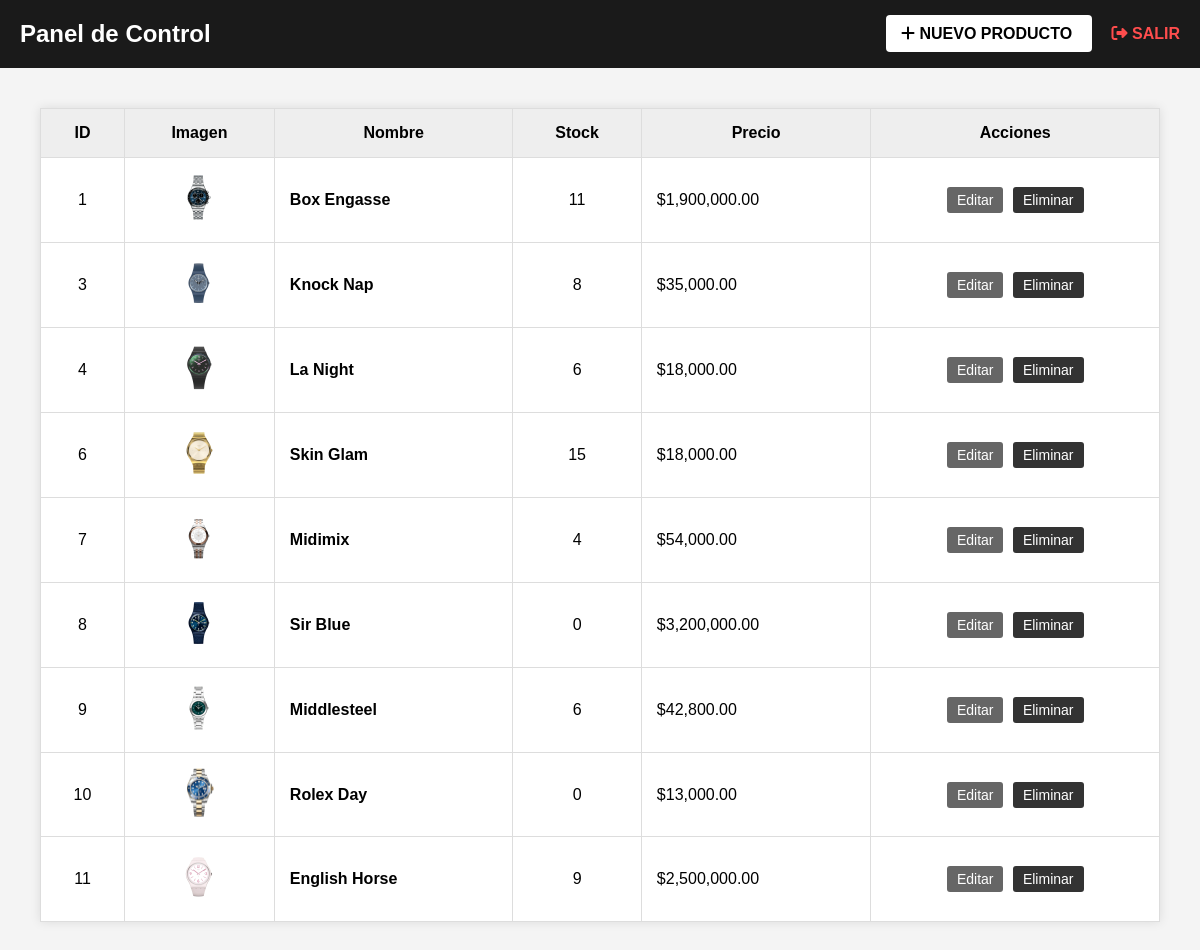
The app's page /LOGINREGISTER/admin.php (signed in) with its own data.
### tables this page shows
CREATE TABLE `productos` (
  `id` int(11) NOT NULL,
  `nombre` varchar(100) DEFAULT NULL,
  `piezas` int(11) DEFAULT NULL,
  `precio` decimal(10,2) DEFAULT NULL,
  `imagen` varchar(255) DEFAULT NULL
);

### LOGINREGISTER/admin.php (the view, shortened to what this page needs)
<?php
include 'php/conexion_be.php';
?>
<!DOCTYPE html>
<html lang="es">
<head>
    <link rel="stylesheet" href="assets/css/admin.css"> <link rel="stylesheet" href="https://cdnjs.cloudflare.com/ajax/libs/font-awesome/6.2.1/css/all.min.css">
</head>
<body style="background-color: #f4f4f4; font-family: sans-serif;">
<header style="background: #1a1a1a; color: white; padding: 20px; display: flex; justify-content: space-between; align-items: center;">
    <h1 style="margin: 0; font-size: 24px;">Panel de Control</h1>
    <div>
        <a href="agregar_producto.php" style="background: white; color: black; padding: 10px 15px; text-decoration: none; font-weight: bold; border-radius: 4px; margin-right: 20px;">
            <i class="fa-solid fa-plus"></i> NUEVO PRODUCTO
        </a>
        <a href="php/cerrar_sesion.php" style="color: #ff4d4d; text-decoration: none; font-weight: bold;">
            <i class="fa-solid fa-right-from-bracket"></i> SALIR
        </a>
    </div>
</header>
<main style="padding: 40px;">
    <table style="width: 100%; border-collapse: collapse; background: white; box-shadow: 0 0 10px rgba(0,0,0,0.1);">
        <thead style="background: #eee;">
            <tr>
                <th style="padding: 15px; border: 1px solid #ddd;">ID</th>
                <th style="padding: 15px; border: 1px solid #ddd;">Imagen</th>
                <th style="padding: 15px; border: 1px solid #ddd;">Nombre</th>
                <th style="padding: 15px; border: 1px solid #ddd;">Stock</th>
                <th style="padding: 15px; border: 1px solid #ddd;">Precio</th>
                <th style="padding: 15px; border: 1px solid #ddd;">Acciones</th>
            </tr>
        </thead>
        <tbody>
            <?php
            $query = "SELECT * FROM productos ORDER BY id ASC";
            $resultado = mysqli_query($conexion, $query);
            while($fila = mysqli_fetch_assoc($resultado)){
                ?>
                <tr>
                    <td style="padding: 15px; border: 1px solid #ddd; text-align: center;"><?php echo $fila['id']; ?></td>
                    <td style="padding: 15px; border: 1px solid #ddd; text-align: center;">
                        <img src="assets/imagenes/<?php echo $fila['imagen']; ?>" width="50">
                    </td>
                    <td style="padding: 15px; border: 1px solid #ddd;"><strong><?php echo $fila['nombre']; ?></strong></td>
                    <td style="padding: 15px; border: 1px solid #ddd; text-align: center;"><?php echo $fila['piezas']; ?></td>
                    <td style="padding: 15px; border: 1px solid #ddd;">$<?php echo number_format($fila['precio'], 2); ?></td>
                    <td style="padding: 15px; border: 1px solid #ddd; text-align: center;">
                        <a href="editar_producto.php?id=<?php echo $fila['id']; ?>" style="background: #666; color: white; padding: 5px 10px; text-decoration: none; border-radius: 3px; font-size: 14px;">Editar</a>
                        <a href="php/eliminar_producto.php?id=<?php echo $fila['id']; ?>" onclick="return confirm('¿Eliminar?')" style="background: #333; color: white; padding: 5px 10px; text-decoration: none; border-radius: 3px; font-size: 14px; margin-left: 5px;">Eliminar</a>
                    </td>
                </tr>
                <?php
            }
            ?>
        </tbody>
    </table>
</main>
</body>
</html>

### LOGINREGISTER/assets/css/admin.css (style rules this page uses)
* { box-sizing: border-box; }
body { background-color: #f4f4f4; font-family: 'Open Sans', sans-serif; margin: 0; }

### records on screen
productos: id "1", imagen (picture), nombre "Box Engasse", piezas "11", precio "1,900,000.00"
productos: id "3", imagen (picture), nombre "Knock Nap", piezas "8", precio "35,000.00"
productos: id "4", imagen (picture), nombre "La Night", piezas "6", precio "18,000.00"
productos: id "6", imagen (picture), nombre "Skin Glam", piezas "15", precio "18,000.00"
productos: id "7", imagen (picture), nombre "Midimix", piezas "4", precio "54,000.00"
productos: id "8", imagen (picture), nombre "Sir Blue", piezas "0", precio "3,200,000.00"
productos: id "9", imagen (picture), nombre "Middlesteel", piezas "6", precio "42,800.00"
productos: id "10", imagen (picture), nombre "Rolex Day", piezas "0", precio "13,000.00"
productos: id "11", imagen (picture), nombre "English Horse", piezas "9", precio "2,500,000.00"
